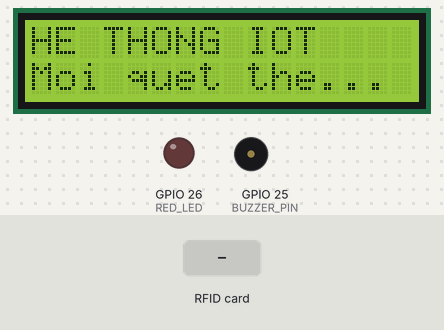
The sketch below on a simulated ESP32. On the bench: 16×2 character LCD, output pins drawn as LEDs (lit = HIGH), buzzer (waves = sounding). The test bench sets the inputs (shaded band). WiFi joins after 1.5 s; servers stay silent unless stated; not simulated (calls return 0 or success): ../ESP32_ATTENDANCE_SYSTEM/WifiConfig.h; pins used as bus, display or sensor lines are not drawn; what the sketch prints to the serial monitor is not drawn.

Above: at 5.2 s.
5.3 s: RFID card 73 40 D6 37 held to the reader
At 6.4 s:
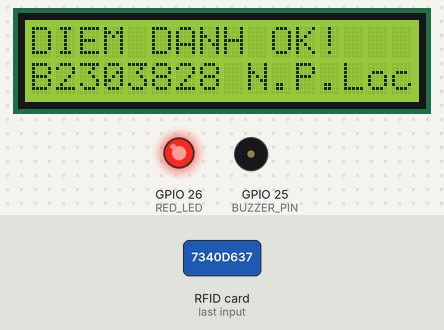
8.3 s: RFID card B2 30 38 28 held to the reader
At 9.2 s:
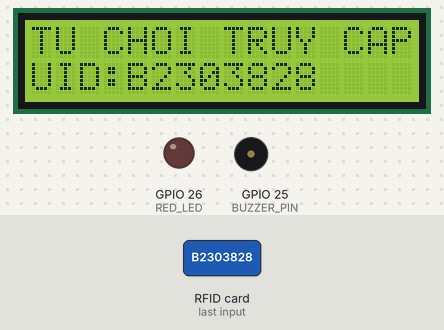
11.3 s: RFID card 7B A5 2C 54 held to the reader
At 12.5 s:
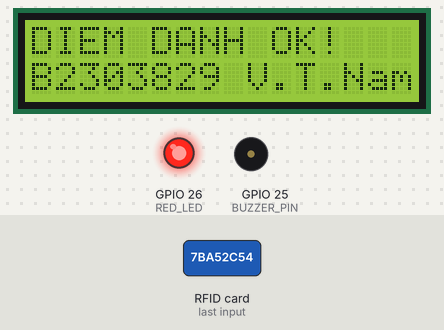
14.3 s: RFID card 5E 7A 19 C4 held to the reader
At 15.3 s:
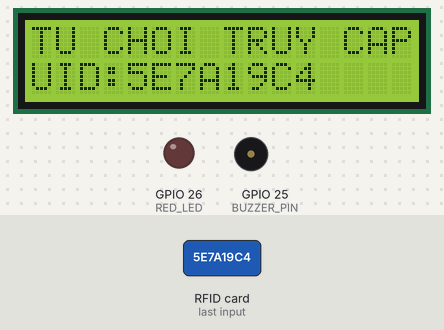
Timing chart, 0 to 17.3 s (numbered marks = the images above; inputs shaded):
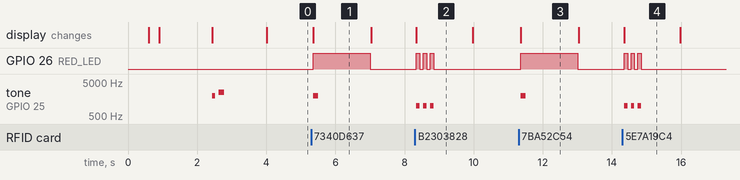

Measured:
- after the input at 5.3 s, GPIO 26 (RED_LED): LOW → HIGH after 0.05 s, → LOW 1.7 s later; tone on GPIO 25 (BUZZER_PIN): silent → 2000 Hz after 0.05 s, → silent 0.15 s later; the display: changes after 0.05 s (image 1)
- after the input at 8.3 s, GPIO 26 (RED_LED): alternates HIGH for 0.10 s and LOW for 0.10 s, 6 changes in all, then stays LOW, starting at once; tone on GPIO 25 (BUZZER_PIN): alternates 1000 Hz for 0.10 s and silent for 0.10 s, 6 changes in all, then stays silent, starting at once; the display: changes at once (image 2)
- after the input at 11.3 s, GPIO 26 (RED_LED): LOW → HIGH after 0.06 s, → LOW 1.7 s later; tone on GPIO 25 (BUZZER_PIN): silent → 2000 Hz after 0.06 s, → silent 0.15 s later; the display: changes after 0.06 s (image 3)
- after the input at 14.3 s, GPIO 26 (RED_LED): alternates HIGH for 0.10 s and LOW for 0.10 s, 6 changes in all, then stays LOW, starting after 0.05 s; tone on GPIO 25 (BUZZER_PIN): alternates 1000 Hz for 0.10 s and silent for 0.10 s, 6 changes in all, then stays silent, starting after 0.05 s; the display: changes after 0.05 s (image 4)
- what the display in image 1 shows lasts 1.6 s, from 5.4 s to 7.0 s
- what the display in image 2 shows lasts 1.7 s, from 8.3 s to 10.0 s

The sketch:

TEST_WIFI_CONNECTION.ino
```cpp
#include <SPI.h>
#include <MFRC522.h>
#include <Wire.h>
#include <LiquidCrystal_I2C.h>
#include <WiFi.h>
#include "../ESP32_ATTENDANCE_SYSTEM/WifiConfig.h"

// --- ĐỊNH NGHĨA CHÂN GPIO HỆ THỐNG ---
#define SS_PIN      5   // RC522 SDA / SS (GPIO 5)
#define RST_PIN     4   // RC522 RST (GPIO 4)
#define BUZZER_PIN  25  // Còi Buzzer (GPIO 25)
#define RED_LED     26  // Đèn LED đỏ (GPIO 26)

// Khởi tạo LCD 16x2 I2C (Địa chỉ 0x27)
LiquidCrystal_I2C lcd(0x27, 16, 2);

// Khởi tạo RFID RC522
MFRC522 rfid(SS_PIN, RST_PIN);

// --- CẤU TRÚC VÀ DANH SÁCH MAPPING SINH VIÊN ---
struct Student {
  String uid;   // Mã UID không dấu cách, viết hoa
  String mssv;  // Mã số sinh viên
  String name;  // Tên hiển thị trên LCD
};

Student studentList[] = {
  {"7340D637", "B2303828", "N.P.Loc"},
  {"7BA52C54", "B2303829", "V.T.Nam"},
  {"E3A53038", "B2303844", "T.T.Phuc"}
};

const int TOTAL_STUDENTS = sizeof(studentList) / sizeof(studentList[0]);

// Khai báo prototype hàm
void connectWiFi();
void resetLcdIdle();
void playBeep(int frequency, int durationMs);

void setup() {
  Serial.begin(115200);

  // 1. Cấu hình chân Output
  pinMode(BUZZER_PIN, OUTPUT);
  pinMode(RED_LED, OUTPUT);
  digitalWrite(BUZZER_PIN, LOW);
  digitalWrite(RED_LED, LOW);

  delay(500);

  // 2. Khởi tạo I2C 100kHz và LCD
  Wire.begin(21, 22);      // SDA = GPIO 21, SCL = GPIO 22
  Wire.setClock(100000);   // Hạ xung I2C chống nhiễu
  delay(100);

  lcd.init();
  delay(100);
  lcd.init();
  lcd.backlight();
  lcd.clear();

  // 3. Khởi tạo SPI và module RFID RC522
  SPI.begin(18, 19, 23, 5);
  rfid.PCD_Init();

  // 4. Kết nối Wi-Fi
  connectWiFi();

  // 5. Chuyển sang màn hình chờ
  resetLcdIdle();
}

void loop() {
  // Kiểm tra nếu thẻ NFC được đưa lại gần
  if (!rfid.PICC_IsNewCardPresent() || !rfid.PICC_ReadCardSerial()) {
    return;
  }

  // 1. ĐỌC VÀ CHUẨN HÓA MÃ UID (VIẾT HOA, KHÔNG KHOẢNG TRẮNG)
  String scannedUID = "";
  for (byte i = 0; i < rfid.uid.size; i++) {
    if (rfid.uid.uidByte[i] < 0x10) scannedUID += "0";
    scannedUID += String(rfid.uid.uidByte[i], HEX);
  }
  scannedUID.toUpperCase();

  Serial.print("\n[RFID Scan] Clean UID: ");
  Serial.println(scannedUID);

  // 2. TRA CỨU MAPPING TRONG DANH SÁCH
  int foundIndex = -1;
  for (int i = 0; i < TOTAL_STUDENTS; i++) {
    if (scannedUID.equals(studentList[i].uid)) {
      foundIndex = i;
      break;
    }
  }

  // 3. XỬ LÝ KẾT QUẢ ĐIỂM DANH
  if (foundIndex != -1) {
    // THẢM HỢP LỆ (Có trong danh sách)
    Student s = studentList[foundIndex];
    Serial.println("-> KET QUA: Diem danh thanh cong!");
    Serial.println("   MSSV: " + s.mssv + " | Ho Ten: " + s.name);

    lcd.clear();
    lcd.setCursor(0, 0);
    lcd.print("DIEM DANH OK!");
    lcd.setCursor(0, 1);
    lcd.print(s.mssv + " " + s.name); // Hiển thị: "B2303828 N.P.Loc"

    digitalWrite(RED_LED, HIGH);
    playBeep(2000, 150);
    delay(1500);
    digitalWrite(RED_LED, LOW);
  } else {
    // THẺ KHÔNG HỢP LỆ
    Serial.println("-> KET QUA: The chua duoc dang ky trong he thong!");

    lcd.clear();
    lcd.setCursor(0, 0);
    lcd.print("TU CHOI TRUY CAP");
    lcd.setCursor(0, 1);
    lcd.print("UID:" + scannedUID);

    for (int i = 0; i < 3; i++) {
      digitalWrite(RED_LED, HIGH);
      playBeep(1000, 100);
      digitalWrite(RED_LED, LOW);
      delay(100);
    }
    delay(1000);
  }

  resetLcdIdle();

  // Ngắt giao tiếp để sẵn sàng cho lần quẹt tiếp theo
  rfid.PICC_HaltA();
  rfid.PCD_StopCrypto1();
  delay(1000);
}

// --- HÀM KẾT NỐI WI-FI ---
void connectWiFi() {
  Serial.print("\n[Wi-Fi] Dang ket noi toi SSID: ");
  Serial.println(WIFI_SSID);

  lcd.clear();
  lcd.setCursor(0, 0);
  lcd.print("CONNECTING WIFI");
  lcd.setCursor(0, 1);
  lcd.print(WIFI_SSID);

  WiFi.begin(WIFI_SSID, WIFI_PASS);

  int attempts = 0;
  while (WiFi.status() != WL_CONNECTED && attempts < 20) {
    delay(500);
    Serial.print(".");
    attempts++;
  }

  lcd.clear();
  if (WiFi.status() == WL_CONNECTED) {
    Serial.println("\n[Wi-Fi] Ket noi thanh cong!");
    Serial.print("[Wi-Fi] IP Address: ");
    Serial.println(WiFi.localIP());

    lcd.setCursor(0, 0);
    lcd.print("WIFI CONNECTED!");
    lcd.setCursor(0, 1);
    lcd.print(WiFi.localIP().toString());

    playBeep(2000, 100);
    delay(100);
    playBeep(2500, 150);
  } else {
    Serial.println("\n[Wi-Fi] Ket noi That bai! Chay che do Offline.");
    lcd.setCursor(0, 0);
    lcd.print("WIFI FAILED!");
    lcd.setCursor(0, 1);
    lcd.print("Mode: Offline");
    delay(2000);
  }
  delay(1200);
}

// Màn hình chờ mặc định
void resetLcdIdle() {
  lcd.clear();
  lcd.setCursor(0, 0);
  lcd.print("HE THONG IOT");
  if (WiFi.status() == WL_CONNECTED) {
    lcd.setCursor(0, 1);
    lcd.print("Moi quet the...");
  } else {
    lcd.setCursor(0, 1);
    lcd.print("[Offline] Quet..");
  }
}

// Hàm phát âm thanh còi
void playBeep(int frequency, int durationMs) {
  tone(BUZZER_PIN, frequency, durationMs);
  digitalWrite(BUZZER_PIN, HIGH);
  delay(durationMs);
  noTone(BUZZER_PIN);
  digitalWrite(BUZZER_PIN, LOW);
}
```
